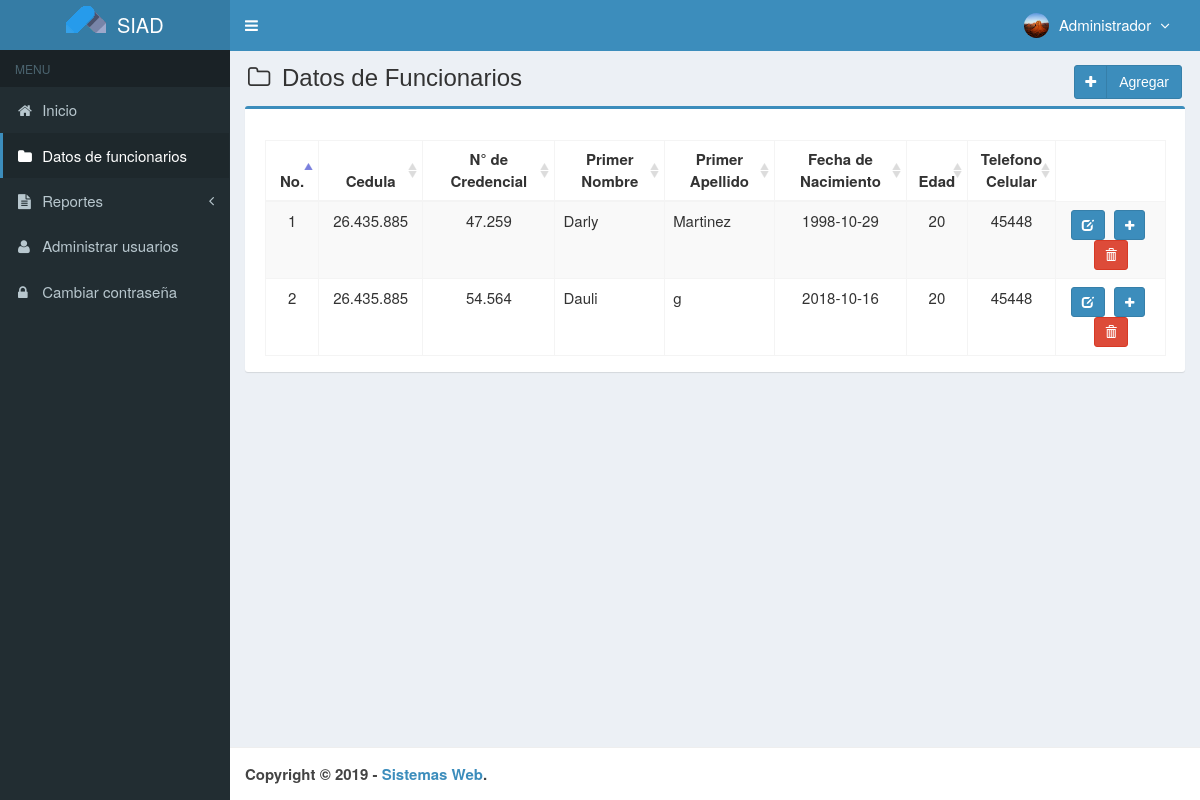
Screenshot of /main.php?module=medicines (signed in) with the database file from the repository.
### tables this page shows
CREATE TABLE `usuarios` (
  `id_user` int(3) NOT NULL,
  `username` varchar(50) NOT NULL,
  `name_user` varchar(50) NOT NULL,
  `password` varchar(50) NOT NULL,
  `correo_i` varchar(50) DEFAULT NULL,
  `telefono` varchar(13) DEFAULT NULL,
  `foto` varchar(100) DEFAULT NULL,
  `permisos_acceso` enum('Super Admin','Gerente','Almacen') NOT NULL,
  `status` enum('activo','bloqueado') NOT NULL DEFAULT 'activo',
  `created_at` timestamp NOT NULL DEFAULT CURRENT_TIMESTAMP,
  `updated_at` timestamp NOT NULL DEFAULT CURRENT_TIMESTAMP ON UPDATE CURRENT_TIMESTAMP
);

CREATE TABLE `medicamentos` (
  `codigo` varchar(7) NOT NULL,
  `nombre` varchar(50) NOT NULL,
  `precio_compra` int(11) NOT NULL,
  `precio_venta` int(11) NOT NULL,
  `unidad` varchar(20) NOT NULL,
  `stock` int(11) NOT NULL,
  `created_user` int(3) NOT NULL,
  `created_date` timestamp NOT NULL DEFAULT CURRENT_TIMESTAMP,
  `updated_user` int(3) NOT NULL,
  `updated_date` timestamp NOT NULL DEFAULT CURRENT_TIMESTAMP ON UPDATE CURRENT_TIMESTAMP,
  `p_nombre` varchar(50) NOT NULL,
  `cedula` int(10) NOT NULL,
  `credencial` int(20) NOT NULL,
  `p_apellido` varchar(50) NOT NULL,
  `fec_nac` date NOT NULL,
  `edad` int(3) NOT NULL,
  `s_nombre` varchar(50) NOT NULL,
  `s_apellido` varchar(50) NOT NULL,
  `rif` int(15) NOT NULL,
  `genero` int(11) NOT NULL,
  `tel_cel` int(11) NOT NULL,
  `tel_hab` int(11) NOT NULL,
  `tel_emerg` int(11) NOT NULL,
  `municipio` varchar(50) NOT NULL,
  `calle` varchar(50) NOT NULL,
  `casa` varchar(50) NOT NULL,
  `parroquia` varchar(50) NOT NULL,
  `estado` varchar(50) NOT NULL,
  `ciudad` varchar(50) NOT NULL,
  `avenida` varchar(50) NOT NULL,
  `codigo_cp` int(20) NOT NULL,
  `serial_cp` int(20) NOT NULL,
  `estado_c` varchar(50) NOT NULL,
  `lugar_nac` varchar(50) NOT NULL,
  `correo_e` varchar(50) NOT NULL,
  `grado_inst` varchar(50) NOT NULL,
  `correo_i` varchar(50) NOT NULL,
  `tipo_s` varchar(50) NOT NULL,
  `medicamen` varchar(100) NOT NULL,
  `discapacidad` varchar(100) NOT NULL,
  `alergias` varchar(100) NOT NULL,
  `nota` varchar(200) NOT NULL,
  `notas` varchar(400) NOT NULL,
  `fec_ing` varchar(100) NOT NULL,
  `tiempo_s` varchar(50) NOT NULL,
  `ubic_fis` varchar(150) NOT NULL,
  `p_nombref` varchar(50) NOT NULL,
  `s_nombref` varchar(100) NOT NULL,
  `p_apellidof` varchar(100) NOT NULL,
  `s_apellidof` varchar(50) NOT NULL,
  `cedulaf` int(9) NOT NULL,
  `fec_nacf` varchar(100) NOT NULL,
  `edadf` varchar(3) NOT NULL,
  `generof` varchar(50) NOT NULL,
  `parentesco` varchar(50) NOT NULL,
  `estudiante` varchar(50) NOT NULL,
  `funcionario` varchar(50) NOT NULL,
  `inf_medf` varchar(200) NOT NULL,
  `tipo_v` varchar(200) NOT NULL,
  `placa` varchar(50) NOT NULL,
  `combustible` varchar(50) NOT NULL,
  `serial_carro` varchar(50) NOT NULL,
  `marca` varchar(50) NOT NULL,
  `modelo` varchar(50) NOT NULL,
  `color` varchar(50) NOT NULL,
  `alo` varchar(50) NOT NULL,
  `tipo_d` varchar(50) NOT NULL,
  `n_serial` varchar(50) NOT NULL,
  `marca_d` varchar(50) NOT NULL,
  `modelo_d` varchar(50) NOT NULL,
  `calibre` varchar(50) NOT NULL,
  `estatus` varchar(50) NOT NULL,
  `selec_div` varchar(50) NOT NULL,
  `cargo` varchar(50) NOT NULL,
  `rango` varchar(50) NOT NULL,
  `direccion` varchar(100) NOT NULL
);

### config/fungsi_rupiah.php (called while the page is built, shortened)
<?php
function format_rupiah($angka){
  $rupiah=number_format($angka,0,',','.');
  return $rupiah;
}
?>

### modules/medicines/view.php (the view, shortened to what this page needs)
<section class="content-header">
  <h1>
    <i class="fa fa-folder-o icon-title"></i> Datos de Funcionarios
      <a class="btn btn-primary btn-social pull-right" href="?module=form_medicines&form=add" title="agregar" data-toggle="tooltip">
    <i class="fa fa-plus"></i> Agregar
      </a>
  </h1>
</section>
<section class="content">
<div class="row">
<div class="col-md-12">
<div class="box box-primary">
<div class="box-body">
  <table id="dataTables1" class="table table-bordered table-striped table-hover">
    <thead>
      <tr>
        <th class="center">No.</th>
        <th class="center">Cedula</th>
        <th class="center">N° de Credencial</th>
        <th class="center">Primer Nombre</th>
        <th class="center">Primer Apellido</th>
        <th class="center">Fecha de Nacimiento</th>
        <th class="center">Edad</th>
        <th class="center">Telefono Celular</th>
      </tr>
    </thead>
          <tbody>
            <?php
            $no = 1;
            $query = mysqli_query($mysqli, "SELECT codigo,cedula,credencial,p_apellido,p_nombre,fec_nac,edad,tel_cel FROM medicamentos ORDER BY codigo DESC")
                                            or die('error: '.mysqli_error($mysqli));
            while ($data = mysqli_fetch_assoc($query)) {
              $cedula = format_rupiah($data['cedula']);
              $credencial = format_rupiah($data['credencial']);
              echo "<tr>
                      <td width='30' class='center'>$no</td>
                      <td width='70' align='center'>$cedula</td>
                      <td width='100' align='center'>$credencial</td>
                      <td width='80' align='left'>$data[p_nombre]</td>
                      <td width='80' align='left'>$data[p_apellido]</td>
                      <td width='100' align='center'>$data[fec_nac]</td>
                      <td width='20' align='center'>$data[edad]</td>
                      <td width='20' align='center'>$data[tel_cel]</td>
                      <td class='center' width='80'>
                      <div>
                      <a data-toggle='tooltip' data-placement='top' title='Modificar' style='margin-right:5px' class='btn btn-primary btn-sm' href='?module=form_medicines&form=edit&id=$data[codigo]'>
                          <i style='color:#fff' class='glyphicon glyphicon-edit'></i>
                      </a>
                      <a data-toggle='tooltip' data-placement='top' title='Ver Perfil' style='margin-right:5px' class='btn btn-primary btn-sm' href='?module=form_medicines_transaction&form=add'>
                          <i style='color:#fff' class='fa fa-plus'></i>
                      </a>";
            ?>
                          <a data-toggle="tooltip" data-placement="top" title="Eliminar" class="btn btn-danger btn-sm" href="modules/medicines/proses.php?act=delete&id=<?php echo $data['codigo'];?>" onclick="return confirm('estas seguro de eliminar <?php echo $data['p_nombre']; ?> ?');">
                              <i style="color:#fff" class="glyphicon glyphicon-trash"></i>
                          </a>
            <?php
              echo "    </div>
                      </td>
                    </tr>";
              $no++;
            }
            ?>
</tbody>
</table>
</div>
</div>
</div>
</div>
</section><!-- /.content

### top-menu.php (shortened to what this page needs)
<?php
require_once "config/database.php";
$query = mysqli_query($mysqli, "SELECT id_user, name_user, foto, permisos_acceso FROM usuarios WHERE id_user='$_SESSION[id_user]'")
                                or die('error: '.mysqli_error($mysqli));
$data = mysqli_fetch_assoc($query);
?>
<li class="dropdown user user-menu">
  <a href="#" class="dropdown-toggle" data-toggle="dropdown">
  <?php
  if ($data['foto']=="") { ?>
    <img src="images/user/user-default.png" class="user-image" alt="User Image"/>
  <?php
  }
  else { ?>
    <img src="images/user/<?php echo $data['foto']; ?>" class="user-image" alt="User Image"/>
  <?php
  }
  ?>
    <span class="hidden-xs"><?php echo $data['name_user']; ?> <i style="margin-left:5px" class="fa fa-angle-down"></i></span>
  </a>
</li>

### assets/css/style.css (style rules this page uses)
.btn-social *:first-child { border-right: 1px solid rgba(0, 0, 0, 0.1); bottom: 0; font-size: 1em !important; left: 0; line-height: 32px !important; position: absolute; text-align: center; top: 0; width: 32px !important; }
.content-header { padding: 15px 18px 0; position: relative; }
.center { text-align:center; }
.icon-title { margin-right: 5px; }
body { background-color: #fff; color: #333; font-size: 15px; line-height: 1.42857; }

### rows the page displays
usuarios: foto (picture), name_user "Administrador"
medicamentos: cedula "26.435.885", credencial "47.259", p_nombre "Darly", p_apellido "Martinez", fec_nac "1998-10-29", edad "20", tel_cel "45448"
medicamentos: cedula "26.435.885", credencial "54.564", p_nombre "Dauli", p_apellido "g", fec_nac "2018-10-16", edad "20", tel_cel "45448"
